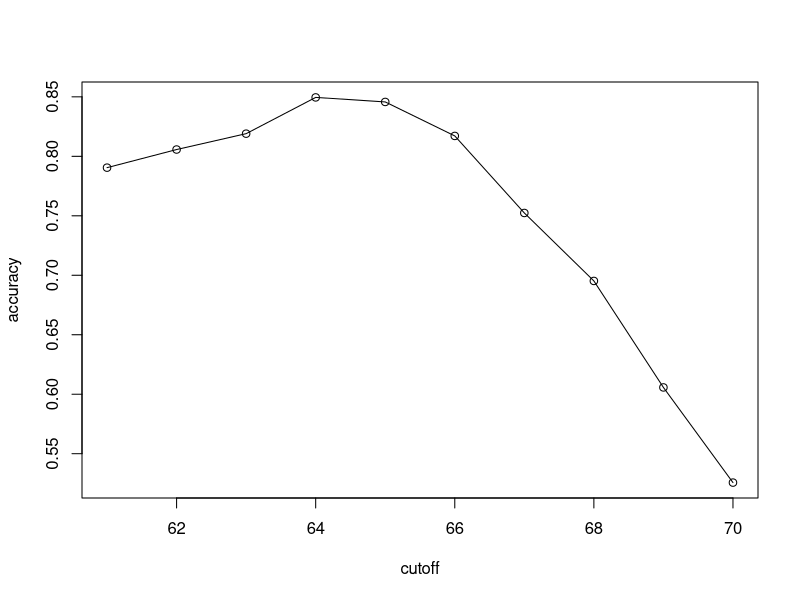
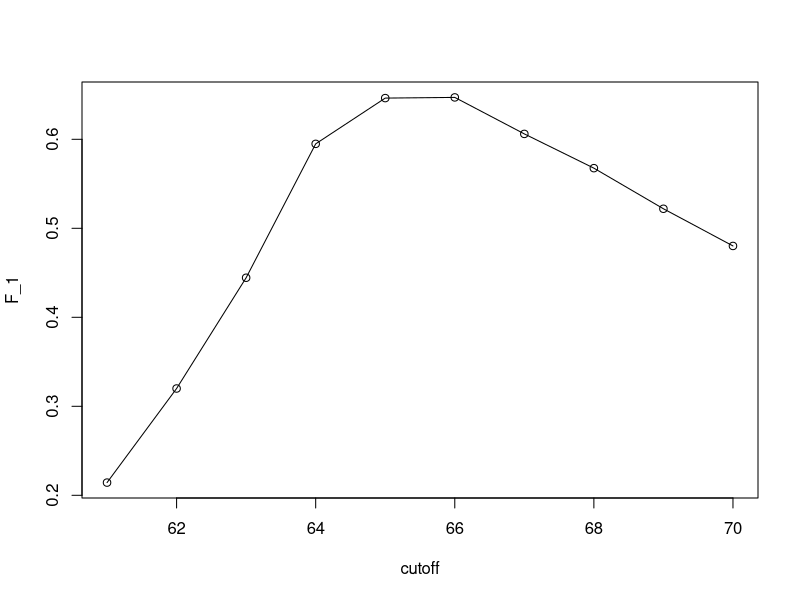
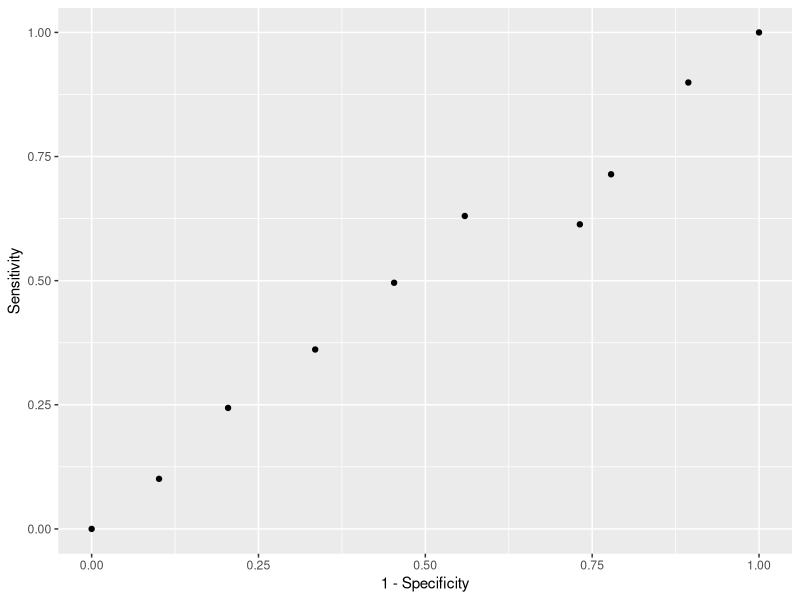
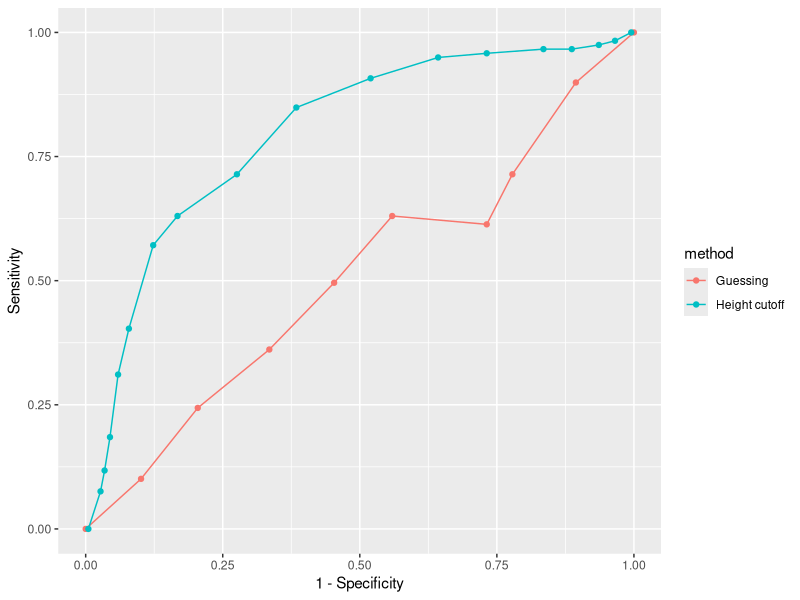
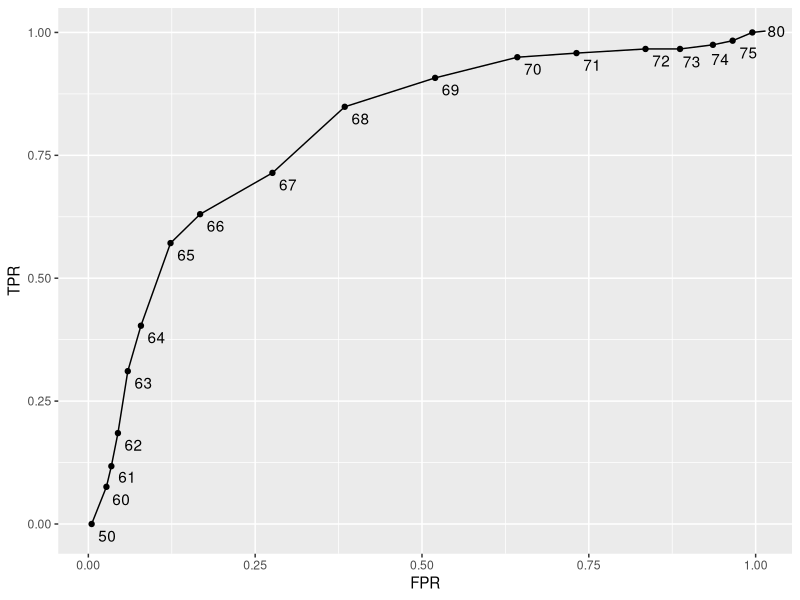
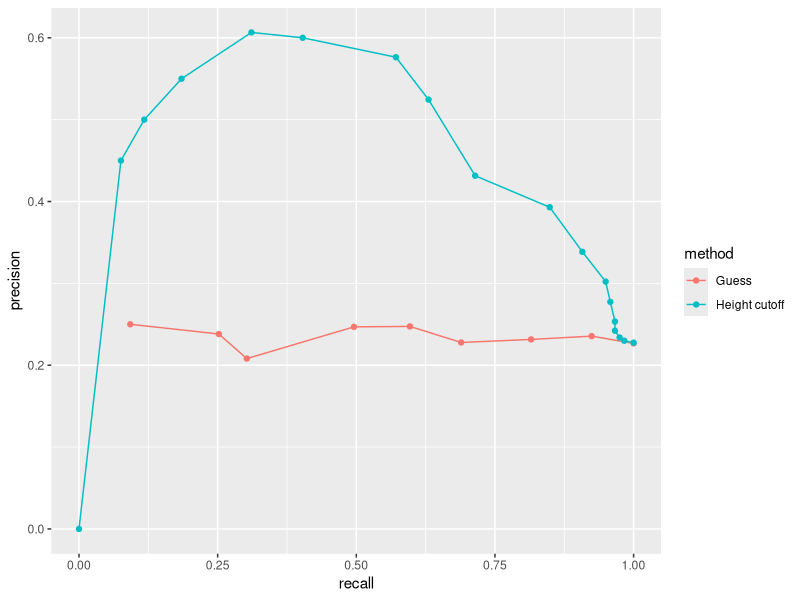
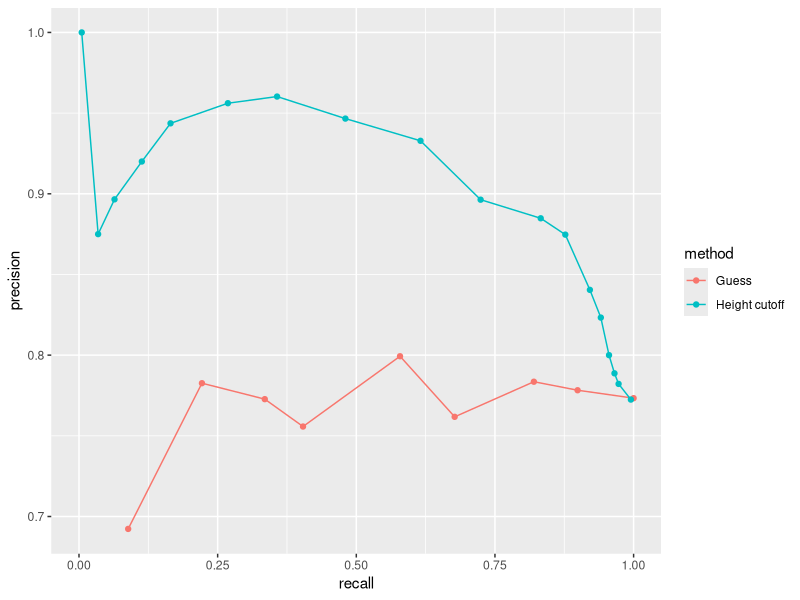

Recreate these plots in R, in order.
## ---- chunk 1
library(tidyverse)
library(caret)
library(dslabs)
library(e1071)
data(heights)
## ---- chunk 2
y <- heights$sex
x <- heights$height
## ---- chunk 3
set.seed(2007)
testIndex <- createDataPartition(y, 1, p = 0.5, list = FALSE)
trainSet <- heights[-testIndex, ]
testSet <- heights[testIndex, ]
## ---- chunk 4
yHat <- sample(c("Male", "Female"), length(testIndex), replace = TRUE)
## ---- chunk 5
yHat <- sample(c("Male", "Female"), length(testIndex), replace = TRUE) %>% factor(levels = levels(testSet$sex))
## ---- chunk 6
mean(yHat == testSet$sex)
## ---- chunk 7
heights %>% group_by(sex) %>% summarize(mean(height), sd(height))
## ---- chunk 8
yHat <- ifelse(x > 62, "Male", "Female") %>% factor(levels = levels(testSet$sex))
## ---- chunk 9
mean(yHat == testSet$sex)
## ---- chunk 10
cutoff <- seq(61, 70)
accuracy <- map_dbl(cutoff, function(x) {
  yHat <- ifelse(trainSet$height > x, "Male", "Female") %>% factor(levels = levels(testSet$sex))
  mean(yHat == trainSet$sex)
})
## ---- chunk 11
plot(cutoff, accuracy, type = "o")
bestCutoff <- cutoff[which.max(accuracy)]
## ---- chunk 12
yHat <- ifelse(testSet$height > bestCutoff, "Male", "Female") %>% factor(levels = levels(testSet$sex))
yHat <- factor(yHat)
mean(yHat == testSet$sex)
## ---- chunk 13
table(predicted = yHat, actual = testSet$sex)
## ---- chunk 14
testSet %>% 
  mutate(yHat = yHat) %>% 
  group_by(sex) %>% 
  summarize(accuracy = mean(yHat == sex))
prev <- mean(y == "Male")
## ---- chunk 15
confusionMatrix(data = yHat, reference = testSet$sex)
## ---- chunk 16
cutoff <- seq(61, 70)
F_1 <- map_dbl(cutoff, function(x){
  yHat <- ifelse(trainSet$height > x, "Male", "Female") %>% 
    factor(levels = levels(testSet$sex))
  F_meas(data = yHat, reference = factor(trainSet$sex)) # New!
})
max(F_1)

bestCutoff <- cutoff[which.max(F_1)]
yHat <- ifelse(testSet$height > bestCutoff, "Male", "Female") %>% 
  factor(levels = levels(testSet$sex))
sensitivity(data = yHat, reference = testSet$sex) # New!
specificity(data = yHat, reference = testSet$sex) # New!
plot(cutoff, F_1, type = "o")
## ---- chunk 17
p <- 0.9
n <- length(testIndex)
yHat <- sample(c("Male", "Female"), n, replace = TRUE, prob=c(p, 1-p)) %>% 
  factor(levels = levels(testSet$sex))
mean(yHat == testSet$sex)
## ---- chunk 18
# ROC curve
probs <- seq(0, 1, length.out = 10)
guessing <- map_df(probs, function(p){
  yHat <- 
    sample(c("Male", "Female"), n, replace = TRUE, prob=c(p, 1-p)) %>% 
    factor(levels = c("Female", "Male"))
  list(method = "Guessing",
       FPR = 1 - specificity(yHat, testSet$sex),
       TPR = sensitivity(yHat, testSet$sex))
})
guessing %>% qplot(FPR, TPR, data =., xlab = "1 - Specificity", ylab = "Sensitivity")

cutoffs <- c(50, seq(60, 75), 80)
height_cutoff <- map_df(cutoffs, function(x){
  yHat <- ifelse(testSet$height > x, "Male", "Female") %>% 
    factor(levels = c("Female", "Male"))
   list(method = "Height cutoff",
        FPR = 1-specificity(yHat, testSet$sex),
        TPR = sensitivity(yHat, testSet$sex))
})
## ---- chunk 19
# plot both curves together
bind_rows(guessing, height_cutoff) %>%
  ggplot(aes(FPR, TPR, color = method)) +
  geom_line() +
  geom_point() +
  xlab("1 - Specificity") +
  ylab("Sensitivity")

library(ggrepel)
map_df(cutoffs, function(x){
  yHat <- ifelse(testSet$height > x, "Male", "Female") %>% 
    factor(levels = c("Female", "Male"))
   list(method = "Height cutoff",
        cutoff = x, 
        FPR = 1-specificity(yHat, testSet$sex),
        TPR = sensitivity(yHat, testSet$sex))
}) %>%
  ggplot(aes(FPR, TPR, label = cutoff)) +
  geom_line() +
  geom_point() +
  geom_text_repel(nudge_x = 0.01, nudge_y = -0.01)
## ---- chunk 20
# plot precision against recall
guessing <- map_df(probs, function(p){
  yHat <- sample(c("Male", "Female"), length(testIndex), 
                  replace = TRUE, prob=c(p, 1-p)) %>% 
    factor(levels = c("Female", "Male"))
  list(method = "Guess",
    recall = sensitivity(yHat, testSet$sex),
    precision = precision(yHat, testSet$sex))
})

height_cutoff <- map_df(cutoffs, function(x){
  yHat <- ifelse(testSet$height > x, "Male", "Female") %>% 
    factor(levels = c("Female", "Male"))
  list(method = "Height cutoff",
       recall = sensitivity(yHat, testSet$sex),
    precision = precision(yHat, testSet$sex))
})

bind_rows(guessing, height_cutoff) %>%
  ggplot(aes(recall, precision, color = method)) +
  geom_line() +
  geom_point()
guessing <- map_df(probs, function(p){
  yHat <- sample(c("Male", "Female"), length(testIndex), replace = TRUE, 
                  prob=c(p, 1-p)) %>% 
    factor(levels = c("Male", "Female"))
  list(method = "Guess",
    recall = sensitivity(yHat, relevel(testSet$sex, "Male", "Female")),
    precision = precision(yHat, relevel(testSet$sex, "Male", "Female")))
})

height_cutoff <- map_df(cutoffs, function(x){
  yHat <- ifelse(testSet$height > x, "Male", "Female") %>% 
    factor(levels = c("Male", "Female"))
  list(method = "Height cutoff",
       recall = sensitivity(yHat, relevel(testSet$sex, "Male", "Female")),
    precision = precision(yHat, relevel(testSet$sex, "Male", "Female")))
})
bind_rows(guessing, height_cutoff) %>%
  ggplot(aes(recall, precision, color = method)) +
  geom_line() +
  geom_point()
